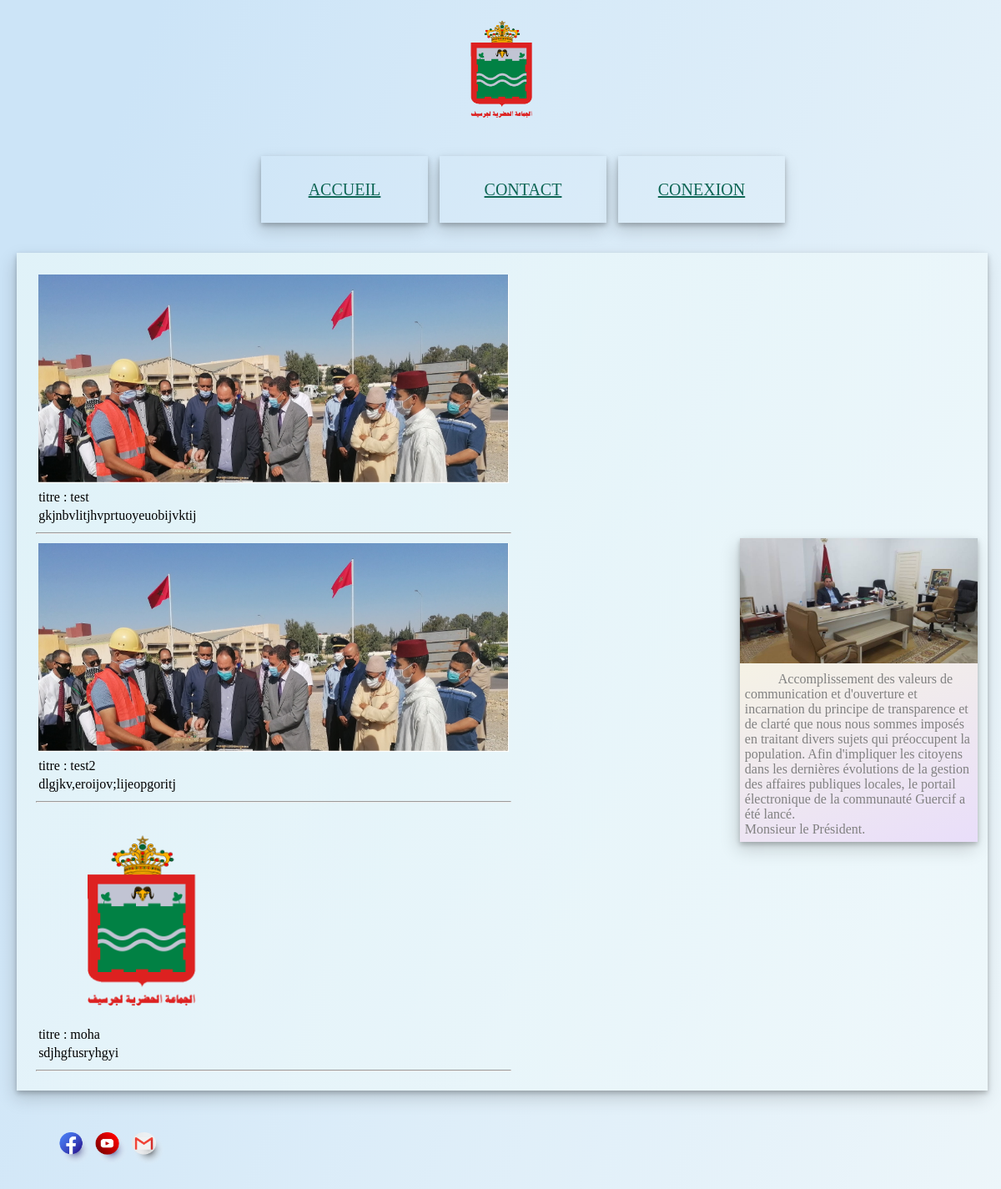
The page / on the database its author committed.
### tables this page shows
CREATE TABLE `publi` (
  `idpub` int(11) NOT NULL,
  `titrepub` varchar(100) NOT NULL,
  `discriptionpub` varchar(400) NOT NULL,
  `imagepub` varchar(300) NOT NULL
);

### index.php (the view, shortened to what this page needs)
<?php
require("connexion.php");
?>
<!DOCTYPE html>
<html>
<head class="">
</head>
<body class="body">
	<header class="header">
	<center>
		<img src="images/guercif.png" class=" imaglogo" /><br>
	</center>
		<ul>
    <li><a class="btn1" href="index.php">Accueil</a></li>
	 <li><a class="btn1" href="contact.php">Contact</a></li>
    <li><a class="btn1" href="connecter.php">CONEXION</a></li>
  </ul>
	</header>
	<main>
	<section>
<?php
$querypub="select * from publi ";
$resultpub= mysqli_query($conn,$querypub);
while($rowpub = mysqli_fetch_array($resultpub)) {
	 $titrepubli= $rowpub['titrepub'];
  $imagepubli= $rowpub['imagepub'];
 	$discrippubli= $rowpub['discriptionpub'];
  echo"
			<table><tr><td><img  class='imagepub' src='$imagepubli' /></td></tr><tr><td>titre : $titrepubli</td></tr><tr><td>$discrippubli</td></tr>
		</table><hr>
";
}
?>
	</section>
		<div class="pris">
			<img src="images/president1.jpg" class="imagerpis"/>
			<div class="paragraph">
&ensp;&ensp;&ensp;&ensp;&ensp;Accomplissement des valeurs de communication et d'ouverture et incarnation du principe de transparence et de clarté que nous nous sommes imposés en traitant divers sujets qui préoccupent la population. Afin d'impliquer les citoyens dans les dernières évolutions de la gestion des affaires publiques locales, le portail électronique de la communauté Guercif a été lancé.<br>Monsieur le Président.<br>
	</div>
		</div>
	</main>
<footer>
	<img src="images/facebook.png" class="icon"/>
	<img src="images/youtube.png" class="icon"/>
	<img src="images/gmail.png" class="icon"/>
</footer>
</body>
</html>

### index.php (style rules this page uses)
body { background-image: linear-gradient( 109.6deg, rgba(204,228,247,1) 11.2%, rgba(237,246,250,1) 100.2% ); width: 99%; }
.imaglogo { height: 12%; width: 12%; }
.btn1 { position: relative; display: block; overflow: hidden; width: 100%; height: 80px; max-width: 250px; margin: 1rem auto; text-transform: uppercase; color: #0E6655; line-height: 80px; text-align: center; transition: ease 0.2s; font-family: "Nunito"; font-size: 20px; box-shadow: -3px 9px 20px rgba(0, 0, 0, 0.16), 0 3px 6px rgba(0, 0, 0, 0.23); }
.btn1:before { content: ""; position: absolute; top: 0; right: -50px; bottom: 0; left: 0; border-right: 50px solid transparent; border-bottom: 80px solid #229954; -webkit-transform: translateX(-100%); transform: translateX(-100%); transition: cubic-bezier(1, -0.02, 0.26, 0.38) 0.2s; z-index: -1; }
ul { display: block; text-align: center; }
ul li { display: inline-block; }
li { list-style: none; width: 200px; margin-left: 10px; }
.icon { height: 40px; width: 40px; }
main { padding:1%; min-height: 500px; width: 96%; box-shadow: -3px 9px 20px rgba(0, 0, 0, 0.16), 0 3px 6px rgba(0, 0, 0, 0.23); margin-left:1%; margin-top:1%; margin-right:1%; margin-bottom:0%; background-image: radial-gradient( circle farthest-corner at 10% 20%, rgba(234,249,249,0.67) 0.1%, rgba(239,249,251,0.63) 90.1% ); }
section { min-height: 70%; width: 50%; margin:1%; }
.pris { background-image: linear-gradient(-20deg, #e9defa 0%, #fbfcdb 100%); margin-top:-650px; min-height: 200px; box-shadow: -3px 9px 20px rgba(0, 0, 0, 0.16), 0 3px 6px rgba(0, 0, 0, 0.23); width: 25%; float:right; }
.paragraph { padding:2%; color:gray; }
.imagerpis { width:100%; height:150px; }
footer { width: 91.8%; margin-bottom:0%; margin-left:1%; float:left; padding:50px; height:40px; }
.imagepub { width:100%; height:250px; }

### rows shown on the page
publi: imagepub (picture), titrepub "test", discriptionpub "gkjnbvlitjhvprtuoyeuobijvktij"
publi: imagepub (picture), titrepub "test2", discriptionpub "dlgjkv,eroijov;lijeopgoritj"
publi: imagepub (picture), titrepub "moha", discriptionpub "sdjhgfusryhgyi"
